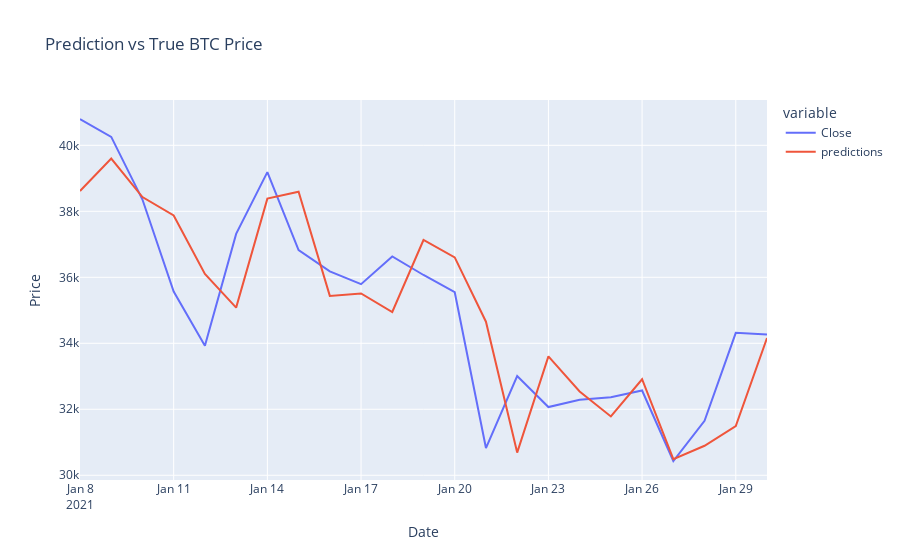

Notebook source saved alongside this figure:
### Markdown cell above
Plot the true Close value and prediction

### Code cell
fig = px.line(train_df,y=['Close','predictions'],
        title='Prediction vs True BTC Price',
       labels={'value':'Price'})
fig.show("png")

### Figure 1 — Plotly figure (JSON) as saved in the notebook; plotly's stock layout.template omitted (floating-point values rounded to 4 significant figures)
{"data": [{"hovertemplate": "variable=Close<br>Date=%{x}<br>Price=%{y}<extra></extra>", "legendgroup": "Close", "line": {"color": "#636efa", "dash": "solid"}, "marker": {"symbol": "circle"}, "mode": "lines", "name": "Close", "orientation": "v", "showlegend": true, "type": "scatter", "x": ["2021-01-08T00:00:00", "2021-01-09T00:00:00", "2021-01-10T00:00:00", "2021-01-11T00:00:00", "2021-01-12T00:00:00", "2021-01-13T00:00:00", "2021-01-14T00:00:00", "2021-01-15T00:00:00", "2021-01-16T00:00:00", "2021-01-17T00:00:00", "2021-01-18T00:00:00", "2021-01-19T00:00:00", "2021-01-20T00:00:00", "2021-01-21T00:00:00", "2021-01-22T00:00:00", "2021-01-23T00:00:00", "2021-01-24T00:00:00", "2021-01-25T00:00:00", "2021-01-26T00:00:00", "2021-01-27T00:00:00", "2021-01-28T00:00:00", "2021-01-29T00:00:00", "2021-01-30T00:00:00"], "xaxis": "x", "y": [40800.0, 40250.0, 38360.0, 35570.0, 33920.0, 37320.0, 39190.0, 36830.0, 36180.0, 35790.0, 36630.0, 36070.0, 35550.0, 30830.0, 33010.0, 32070.0, 32290.0, 32370.0, 32570.0, 30430.0, 31650.0, 34320.0, 34270.0], "yaxis": "y"}, {"hovertemplate": "variable=predictions<br>Date=%{x}<br>Price=%{y}<extra></extra>", "legendgroup": "predictions", "line": {"color": "#EF553B", "dash": "solid"}, "marker": {"symbol": "circle"}, "mode": "lines", "name": "predictions", "orientation": "v", "showlegend": true, "type": "scatter", "x": ["2021-01-08T00:00:00", "2021-01-09T00:00:00", "2021-01-10T00:00:00", "2021-01-11T00:00:00", "2021-01-12T00:00:00", "2021-01-13T00:00:00", "2021-01-14T00:00:00", "2021-01-15T00:00:00", "2021-01-16T00:00:00", "2021-01-17T00:00:00", "2021-01-18T00:00:00", "2021-01-19T00:00:00", "2021-01-20T00:00:00", "2021-01-21T00:00:00", "2021-01-22T00:00:00", "2021-01-23T00:00:00", "2021-01-24T00:00:00", "2021-01-25T00:00:00", "2021-01-26T00:00:00", "2021-01-27T00:00:00", "2021-01-28T00:00:00", "2021-01-29T00:00:00", "2021-01-30T00:00:00"], "xaxis": "x", "y": [38620.0, 39600.0, 38430.0, 37870.0, 36100.0, 35080.0, 38380.0, 38590.0, 35440.0, 35510.0, 34950.0, 37130.0, 36600.0, 34650.0, 30690.0, 33600.0, 32540.0, 31780.0, 32910.0, 30490.0, 30890.0, 31490.0, 34160.0], "yaxis": "y"}], "layout": {"legend": {"title": {"text": "variable"}, "tracegroupgap": 0}, "title": {"text": "Prediction vs True BTC Price"}, "xaxis": {"anchor": "y", "domain": [0, 1], "title": {"text": "Date"}}, "yaxis": {"anchor": "x", "domain": [0, 1], "title": {"text": "Price"}}}}
